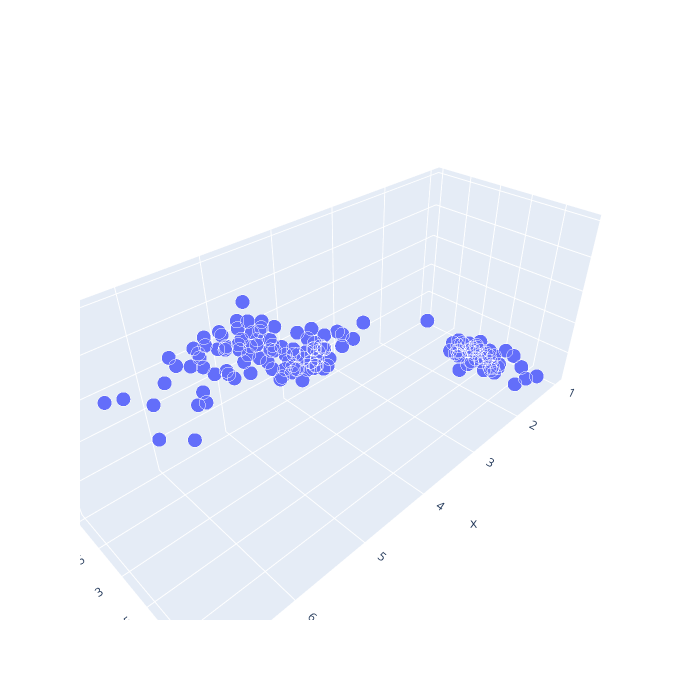

Here is the notebook cell this chart was saved with:
### Code cell
# 3D chart
x = df['petal_length']
y = df['sepal_width']
z = df['petal_width']

def plotly_3D(x, y, z, categories = None):
    fig = go.Figure(data=go.Scatter3d(
        x=x,
        y=y,
        z=z,
        mode='markers',
        marker=dict(
            size=5,
            line=dict(
                color='rgba(217, 217, 217, 0.14)',
                width=1
            )
        ),
        marker_color=categories
    ))
    fig.update_layout(width=700, height=700)
    fig.show()

plotly_3D(x, y, z)

### Figure 1 — Plotly figure (JSON) as saved in the notebook; plotly's stock layout.template omitted (floating-point values rounded to 4 significant figures; data arrays with more than 128 entries replaced by an {"elided": "..."} marker saying what was removed)
{"data": [{"marker": {"line": {"color": "rgba(217, 217, 217, 0.14)", "width": 1}, "size": 5}, "mode": "markers", "type": "scatter3d", "x": {"elided": "150 float values"}, "y": {"elided": "150 float values"}, "z": {"elided": "150 float values"}}], "layout": {"height": 700, "width": 700}}
